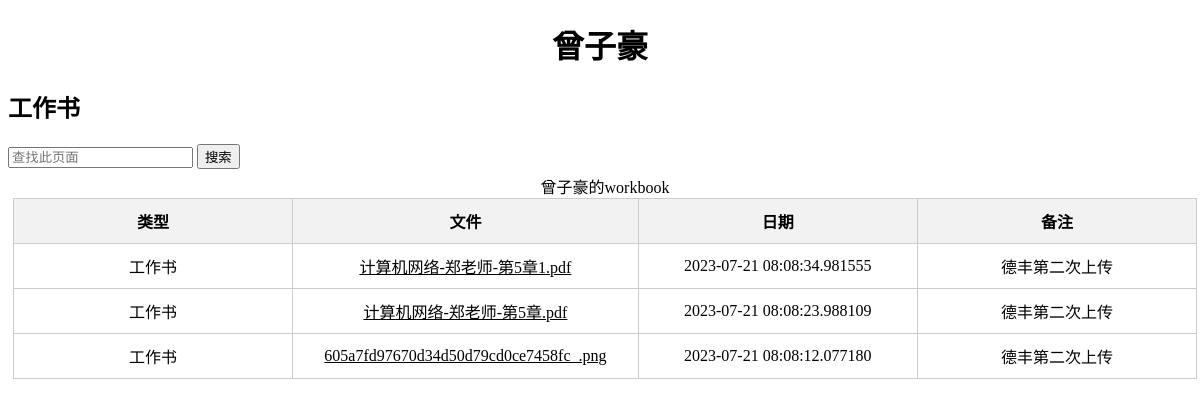
Page /曾子豪/workbook (signed in) on the committed database.
### app/models.py (models this page shows)
class Path(db.Model):
    id = db.Column(db.Integer, primary_key=True)
    name = db.Column(db.String(64))
    tag = db.Column(db.Integer)
    fname = db.Column(db.String(64))
    data = db.Column(DateTime)
    path = db.Column(db.String(128))
    mes = db.Column(db.String(256))
    user_id = db.Column(db.Integer, db.ForeignKey('user.id'))

### app/routes.py (the view)
@app.route("/<path:name>/<tag>")
def custom(name,tag):
    with app.app_context():
        u = Path.query.filter_by(tag=tag,name=name).all()
        u.sort(key=lambda x: x.data, reverse=True)
    return render_template("custom.html",u=u,tag=tag)

### app/models.py (called while the page is built)
@login.user_loader
def load_user(id):
    return User.query.get(int(id))

### app/templates/custom.html (shortened to what this page needs)
<!DOCTYPE html>
<html lang="en">
<head>
</head>
<body>
{% if not u[0] %}
<h1>还没有元素</h1>
{% else:%}
<h1 style="text-align: center">{{u[0].name}} </h1>
<h2>{%if tag == 'workbook'%}
            工作书
            {%elif tag == 'drawing'%}
            图纸
            {%endif%}</h2>
 <input type="text" id="searchInput" placeholder="查找此页面">
    <button onclick="searchKeyword()">搜索</button>
<table id="dataTable">
    <caption>{{u[0].name}}的{{tag}}</caption>
    <thead>
    <tr>
        <th>类型</th>
        <th>文件</th>
        <th>日期</th>
        <th>备注</th>
    </tr>
    </thead>
    <tbody>
    {%for i in u%}
    <tr>
        <td>
            {%if tag == 'workbook'%}
            工作书
            {%elif tag == 'drawing'%}
            图纸
            {%endif%}
        </td>
        <td>
            <a href={{url_for("view",path=i.path)}}>
                {{i.fname}}
            </a>
        </td>
        <td>{{i.data}}</td>
<td>{{i.mes}}</td>
    </tr>
    {%endfor%}
    </tbody>
</table>
{% endif%}
</body>
</html>

### app/templates/custom.html (style rules this page uses)
a { color: black; cursor: pointer; }
table { border-collapse: collapse; width: 100%; margin: 5px; }
th,td { width: 20%; border: 1px solid #ccc; padding: 10px; text-align: center; }
th { background-color: #f2f2f2; font-weight: bold; }

### rows in the picture
Path: name "曾子豪", fname "计算机网络-郑老师-第5章1.pdf", data "2023-07-21 08:08:34.981555", mes "德丰第二次上传"
Path: fname "计算机网络-郑老师-第5章.pdf", data "2023-07-21 08:08:23.988109", mes "德丰第二次上传"
Path: fname "605a7fd97670d34d50d79cd0ce7458fc_.png", data "2023-07-21 08:08:12.077180", mes "德丰第二次上传"

### other values in the picture
{{ tag }} "workbook"
